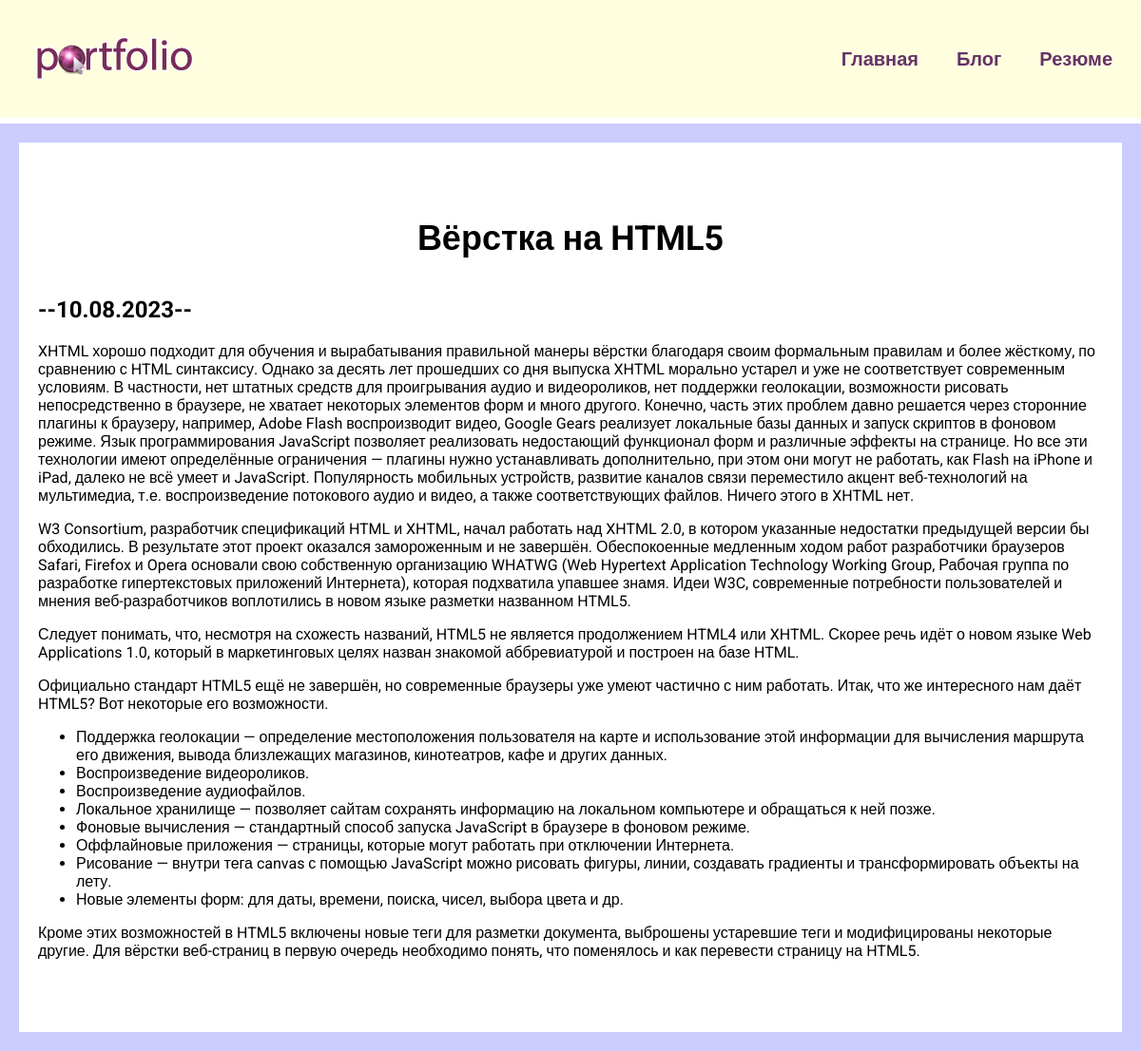
Page /blog/1/ on the committed database.
### blog/models.py (models this page shows, shortened)
class Blog(models.Model):
    title = models.CharField(max_length=200)
    description = models.TextField()
    date_created = models.DateField()

### blog/views.py (the view)
# urls.py: path('<int:blog_id>/', views.detail, name='detail'),
def detail(request, blog_id):
    blog = get_object_or_404(Blog, pk=blog_id)
    return render(request, 'blog/detail.html', {'blog': blog})

### blog/templates/blog/detail.html
{% extends 'skills/base.html' %}
{% block content %}
<div class="detail">
    <h1>{{ blog.title }}</h1>
    <h2>--{{ blog.date_created | date:'d.m.Y' }}--</h2>
    {{ blog.description | safe}}
</div>
{% endblock %}

### skills/static/css/style.css (style rules this page uses)
body { font-family: 'Roboto', sans-serif; padding: 0; margin: 0; background-color: #CCCCFF; }
.content h1 { text-align: center; margin: 60px 0px 40px; font-size: 36px; }
.detail { background-color: white; padding: 20px 20px 60px; box-sizing: border-box; }

### rows in the picture
Blog: title "Вёрстка на HTML5", date_created "10.08.2023", description "XHTML хорошо подходит для обучения и вырабатывания правильной манеры вёрстки благодаря своим формальным правилам и более жёсткому, по сравнению с HTML синтаксису. Однако за десять лет прошедших со дня выпуска XHTML морально устарел и уже не соответствует современным условиям. В частности, нет штатных средств для проигрывания аудио и видеороликов, нет поддержки геолокации, возможности рисовать непосредственно в браузере, не хватает некоторых элементов форм и много другого. Конечно, часть этих проблем давно решается через сторонние плагины к браузеру, например, Adobe Flash воспроизводит видео, Google Gears реализует локальные базы данных и запуск скриптов в фоновом режиме. Язык…"
